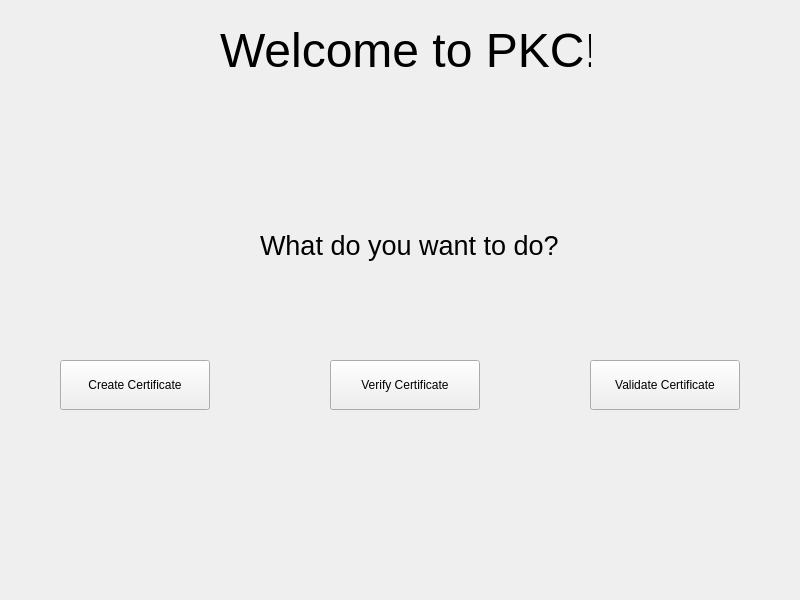
<?xml version="1.0" encoding="UTF-8"?>
<ui version="4.0">
 <class>main_window</class>
 <widget class="QMainWindow" name="main_window">
  <property name="geometry">
   <rect>
    <x>0</x>
    <y>0</y>
    <width>800</width>
    <height>600</height>
   </rect>
  </property>
  <property name="windowTitle">
   <string>MainWindow</string>
  </property>
  <widget class="QWidget" name="centralwidget">
   <widget class="QPushButton" name="pushButton">
    <property name="geometry">
     <rect>
      <x>60</x>
      <y>360</y>
      <width>150</width>
      <height>50</height>
     </rect>
    </property>
    <property name="text">
     <string>Create Certificate</string>
    </property>
   </widget>
   <widget class="QLabel" name="label">
    <property name="geometry">
     <rect>
      <x>220</x>
      <y>30</y>
      <width>371</width>
      <height>41</height>
     </rect>
    </property>
    <property name="font">
     <font>
      <pointsize>36</pointsize>
     </font>
    </property>
    <property name="text">
     <string>Welcome to PKC!</string>
    </property>
   </widget>
   <widget class="QPushButton" name="pushButton_2">
    <property name="geometry">
     <rect>
      <x>330</x>
      <y>360</y>
      <width>150</width>
      <height>50</height>
     </rect>
    </property>
    <property name="text">
     <string>Verify Certificate</string>
    </property>
   </widget>
   <widget class="QPushButton" name="pushButton_3">
    <property name="geometry">
     <rect>
      <x>590</x>
      <y>360</y>
      <width>150</width>
      <height>50</height>
     </rect>
    </property>
    <property name="text">
     <string>Validate Certificate</string>
    </property>
   </widget>
   <widget class="QLabel" name="label_2">
    <property name="geometry">
     <rect>
      <x>260</x>
      <y>230</y>
      <width>301</width>
      <height>31</height>
     </rect>
    </property>
    <property name="font">
     <font>
      <pointsize>20</pointsize>
     </font>
    </property>
    <property name="text">
     <string>What do you want to do?</string>
    </property>
   </widget>
  </widget>
 </widget>
 <resources/>
 <connections/>
</ui>
